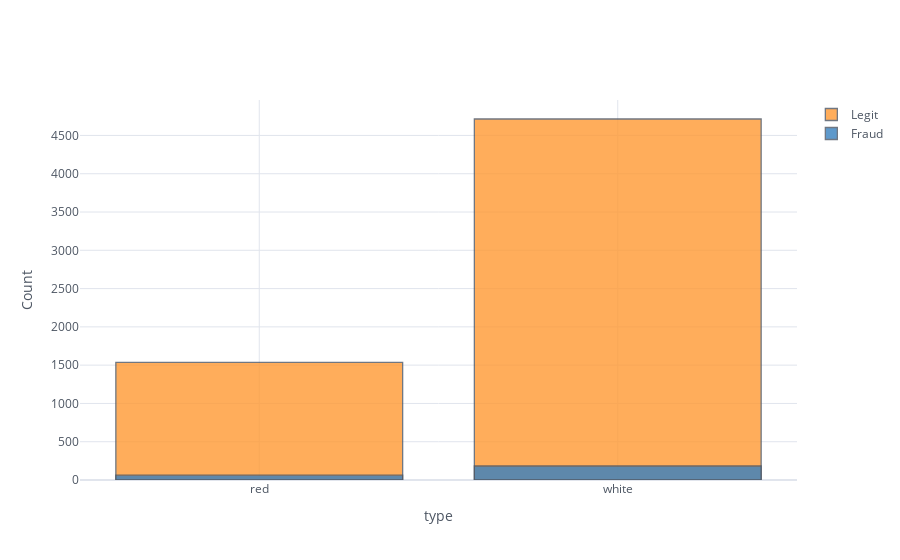

This figure's notebook cell:
### Code cell
df["Legit"]=df[df["quality"]=="Legit"]["type"]
df["Fraud"]=df[df["quality"]=="Fraud"]["type"]
df[["Legit","Fraud"]].iplot(kind="histogram", bins=20, theme="white",
         xTitle='type', yTitle='Count')

### Figure 1 — Plotly figure (JSON) as saved in the notebook; plotly's stock layout.template omitted (floating-point values rounded to 4 significant figures; data arrays with more than 128 entries replaced by an {"elided": "..."} marker saying what was removed)
{"data": [{"histfunc": "count", "histnorm": "", "marker": {"color": "rgba(255, 153, 51, 1.0)", "line": {"color": "#4D5663", "width": 1.3}}, "name": "Legit", "nbinsx": 20, "opacity": 0.8, "orientation": "v", "type": "histogram", "x": {"elided": "6497 str values"}}, {"histfunc": "count", "histnorm": "", "marker": {"color": "rgba(55, 128, 191, 1.0)", "line": {"color": "#4D5663", "width": 1.3}}, "name": "Fraud", "nbinsx": 20, "opacity": 0.8, "orientation": "v", "type": "histogram", "x": {"elided": "6497 str values"}}], "layout": {"barmode": "overlay", "legend": {"bgcolor": "#FFFFFF", "font": {"color": "#4D5663"}}, "paper_bgcolor": "#FFFFFF", "plot_bgcolor": "#FFFFFF", "title": {"font": {"color": "#4D5663"}}, "xaxis": {"gridcolor": "#E1E5ED", "showgrid": true, "tickfont": {"color": "#4D5663"}, "title": {"font": {"color": "#4D5663"}, "text": "type"}, "zerolinecolor": "#E1E5ED"}, "yaxis": {"gridcolor": "#E1E5ED", "showgrid": true, "tickfont": {"color": "#4D5663"}, "title": {"font": {"color": "#4D5663"}, "text": "Count"}, "zerolinecolor": "#E1E5ED"}}}
